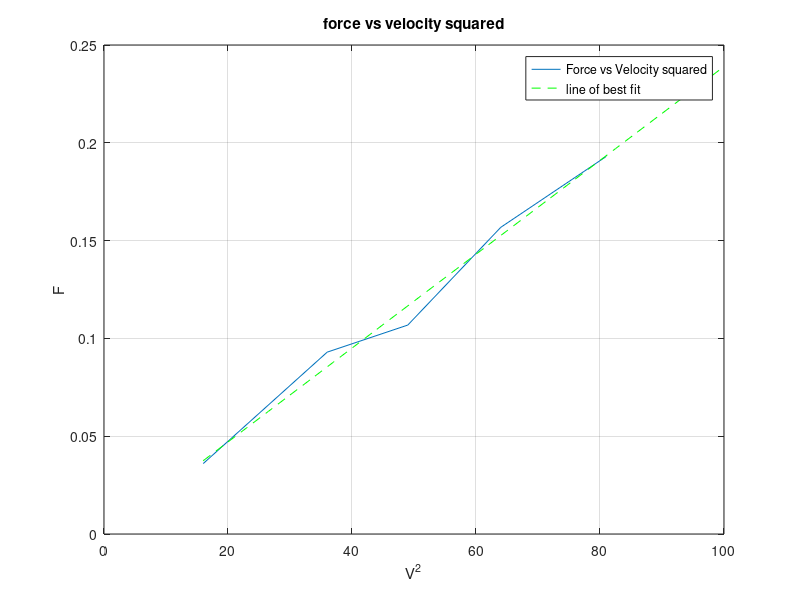

Here is the MATLAB script that generated this plot:
V = [ 4 6 7 8 9]; 
X = V.^2;
F = [ .036 .09298 .10682 .1568 .193]; 
plot (X, F) 
xlabel('V^2')
ylabel('F')
title('force vs velocity squared')
grid on
Z = polyfit (X , F, 1); 
Vfit = linspace(16,100,25);
Xfit = Z(1).*Vfit + Z(2);
hold on 
plot (Vfit, Xfit, 'g--') 

legend('Force vs Velocity squared','line of best fit') 

W = gradient(Xfit,Vfit)
%the slope is .0024 = .5Cp*pi*r^2

sqrt(2*.0024/pi/0.4775)

